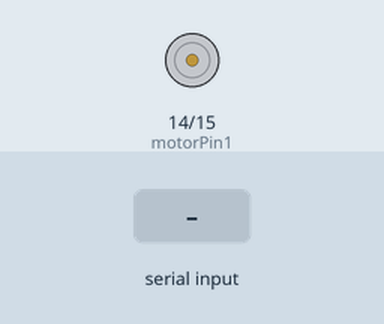
This sketch was run on a simulated Arduino Uno, built with avr-gcc and run on an emulated ATmega328P. Parts: motor-driver pin pairs drawn as motors (green arrow = first pin HIGH = forward, orange = second pin HIGH = backward, longer = more drive, scaled by the enable pin). The test bench sets the inputs (shaded band).

Above: at 1.2 s.
1.3 s: "u" received over Serial
At 1.6 s:
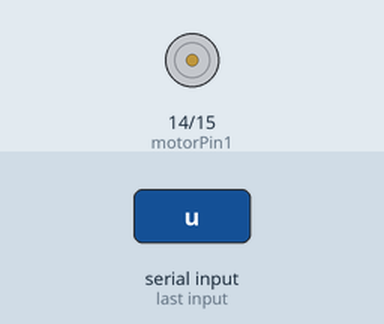
2.8 s: "d" received over Serial
At 3.9 s:
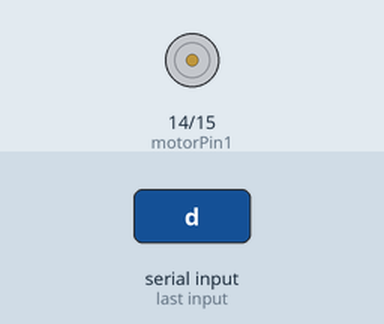
Timing chart, 0 to 5.8 s (numbered marks = the images above; inputs shaded):
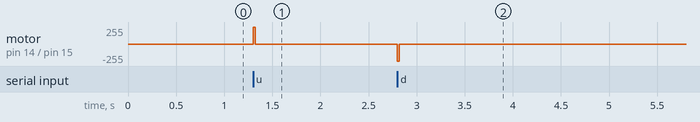

The sketch:

motors.pde
```cpp
#include <Servo.h>

Servo myservo, motorUp, motorDown;


int motorPin1 = 14;
int motorPin2 = 15;
int enablePin = 13;
int Button1 = 2;
int Button2 = 3;
int Sig1 = 0;
int Sig2 = 0;
int ServoPin = 12;

boolean servoOn = false;

void setup()
{
 digitalWrite(16,LOW);
 //myservo.attach(6);
 //myservo.writeMicroseconds(1530);

//pinMode(Button1, INPUT);
//pinMode(Button2, INPUT);
pinMode(motorPin1, OUTPUT);
pinMode(motorPin2, OUTPUT);
Serial.begin(9600);
pinMode(enablePin, OUTPUT);
digitalWrite(enablePin, HIGH);
}

void loop()
{
   if (Serial.available()>0) {
     char in = Serial.read();
     if (in == 'n'){
       servoOn = true;
     } else if ( in == 'u') {
          digitalWrite(motorPin1,HIGH);
          delay(20);
          digitalWrite(motorPin1,LOW);
      } else if ( in == 'd') {
        digitalWrite(motorPin2,HIGH);
        delay(20);
        digitalWrite(motorPin2,LOW);
     } /*else {
       servoOn = false;
     }*/
   }
  /*
  if (servoOn) {
     myservo.writeMicroseconds(1518);
  } else {
    myservo.writeMicroseconds(1530);
  }

 Sig1 = digitalRead(Button1);
 Sig2 = digitalRead(Button2);

 if (Sig1 == HIGH)
 {
  digitalWrite(motorPin1, HIGH);
  digitalWrite(motorPin2, LOW);
  //Serial.println("Pin 1");
  delay(10);
 }

 else if (Sig2 == HIGH)
 {
  digitalWrite(motorPin2, HIGH);
  digitalWrite(motorPin1, LOW);
  //Serial.println("Pin 2");
  delay(10);
 }

 else
 {
  digitalWrite(motorPin1, LOW);
  digitalWrite(motorPin2, LOW);
  //Serial.println("Both OFF");
  delay (10);
}*/
}
```

Measured:
- after the input at 1.3 s, motor on pin 14 (motorPin1) / pin 15 (motorPin2): stopped → forward 255/255 at once, → stopped 0.02 s later
- after the input at 2.8 s, motor on pin 14 (motorPin1) / pin 15 (motorPin2): stopped → backward 255/255 at once, → stopped 0.02 s later
